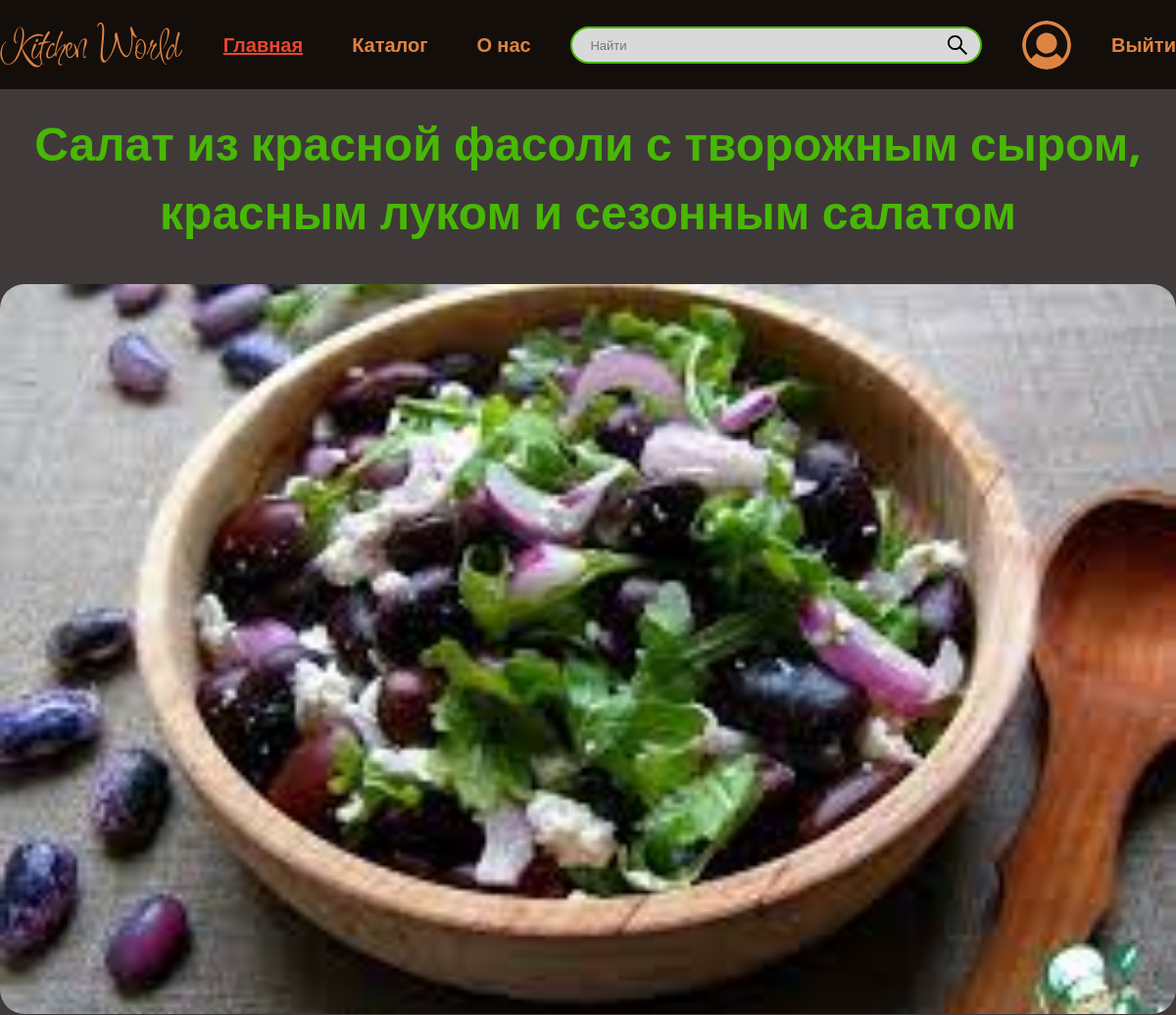
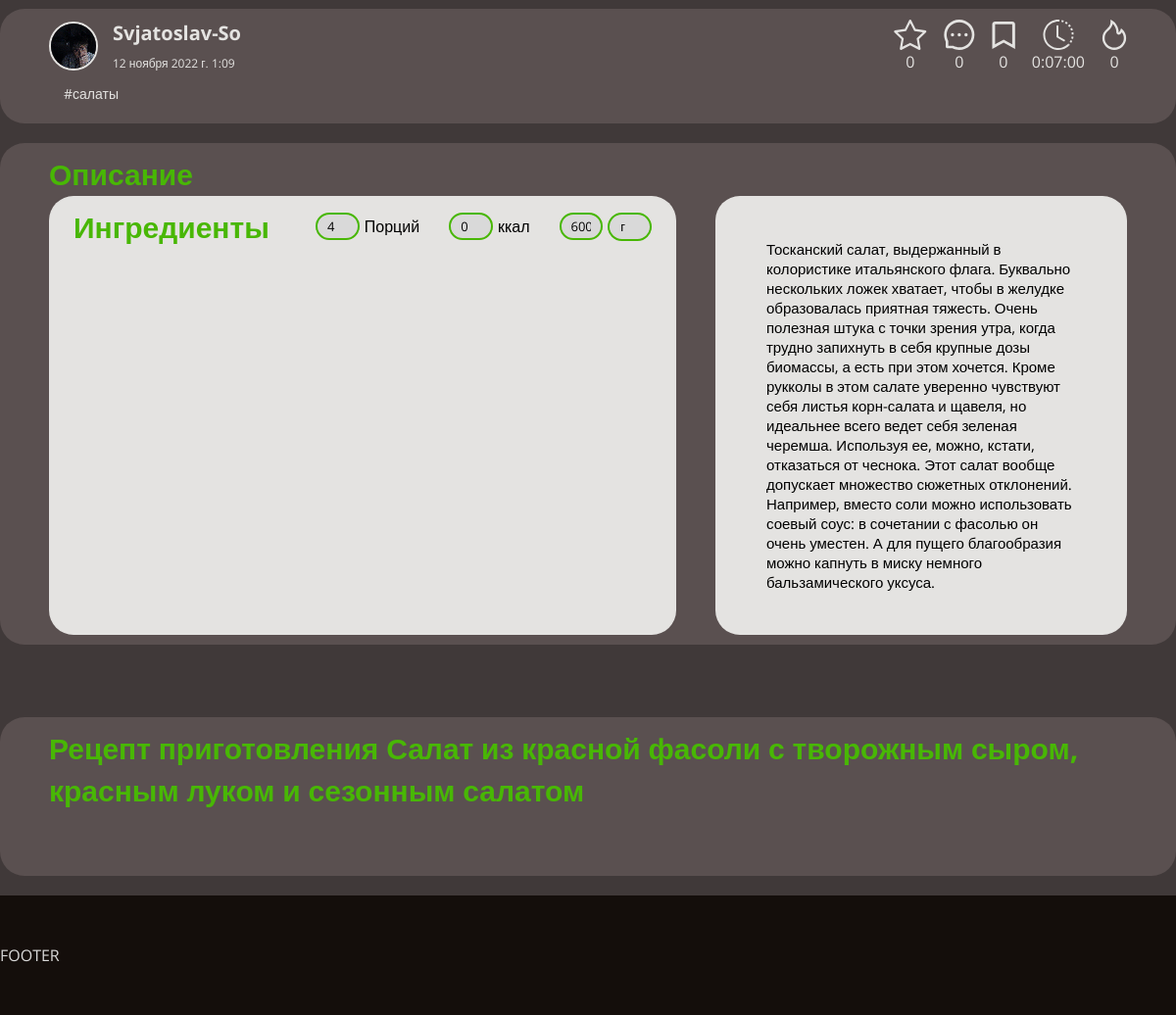
Screenshot of /recipe/salat-iz-krasnoj-fasoli-s-tvorozhnym-syrom-krasnym-lukom-i-sezonnym-salatom (signed in) with the database file from the repository (2 pictures, top to bottom).
### main/models.py (models this page shows, shortened)
class Recipe(models.Model):
    GRAM = 'G'
    DIMENSION_TYPES = (
        (GRAM, 'г'),
        ('ML', 'мл'),
    )
    title = models.CharField(max_length=255, verbose_name="Название")
    slug = models.SlugField(max_length=255, unique=True)
    description = models.TextField(verbose_name="Описание")
    cooking_time = models.DurationField(verbose_name="Время приготовления")
    calories = models.PositiveIntegerField(default=0, verbose_name="Калории")
    num_of_servings = models.PositiveSmallIntegerField(verbose_name="Кол-во порций")
    finished_product_weight = models.PositiveSmallIntegerField(verbose_name="Итоговый вес")
    dimension = models.CharField(max_length=5, choices=DIMENSION_TYPES, verbose_name="Размерность", default=GRAM)
    status = models.BooleanField(default=False, verbose_name="Опубликован")
    date_of_creation = models.DateTimeField(auto_now_add=True, verbose_name="Дата создания")
    edit_date = models.DateTimeField(auto_now=True, verbose_name="Дата редактирования")
    num_of_stars = models.PositiveIntegerField(default=0, verbose_name="Звезд")
    num_of_comments = models.PositiveIntegerField(default=0, verbose_name="Комментариев")
    num_of_bookmarks = models.PositiveIntegerField(default=0, verbose_name="Закладок")
    user = models.ForeignKey(User, on_delete=models.CASCADE, verbose_name="Автор")
    categories = models.ManyToManyField('Category', verbose_name="Категория")
    class Meta:
        verbose_name = 'рецепт'
        verbose_name_plural = 'рецепты'
        ordering = ['id']

class RecipePhoto(models.Model):
    photo = models.ImageField(upload_to="photos/recipe/%Y/%m/%d/", verbose_name="Фото")
    index = models.PositiveSmallIntegerField(verbose_name="Номер")
    recipe = models.ForeignKey(Recipe, on_delete=models.CASCADE, verbose_name="Рецепт")
    class Meta:
        verbose_name = 'Фото рецепта'
        verbose_name_plural = 'Фото рецепта'
        ordering = ['recipe']

class Author(models.Model):
    user = models.OneToOneField(User, on_delete=models.CASCADE)
    fathers_name = models.CharField(max_length=500, blank=True, null=True, verbose_name="Отчество")
    phone = models.CharField(max_length=20, blank=True, null=True, verbose_name="Телефон")
    description = models.TextField(blank=True, null=True, verbose_name="О себе")
    photo = models.ImageField(upload_to="photos/users/%Y/%m/%d/", blank=True, null=True, verbose_name="Фото")
    slug = models.SlugField(max_length=255, unique=True)
    liked_recipes = models.ManyToManyField('Recipe', through=LikedRecipe, related_name='liked',
                                           verbose_name="Понравившиеся рецепты")
    my_exceptions = models.ManyToManyField('Product', blank=True, verbose_name="Исключения")
    liked_authors = models.ManyToManyField('self', blank=True, verbose_name="Любимые авторы")
    class Meta:
        verbose_name = 'Автор'
        verbose_name_plural = 'Авторы'
        ordering = ['user']

class Category(models.Model):
    name = models.CharField(max_length=255, unique=True, verbose_name="Название")
    description = models.TextField(verbose_name="Описание")
    photo = models.ImageField(upload_to="photos/category/%Y/%m/%d/", verbose_name="Фото")
    parent_category = models.ForeignKey('Category', on_delete=models.CASCADE, blank=True, null=True,
                                        verbose_name="Родительская категория")
    slug = models.SlugField(max_length=255, unique=True)
    class Meta:
        verbose_name = 'категория'
        verbose_name_plural = 'категории'
        ordering = ['name']

### main/views.py (the view)
# urls.py: path('recipe/<slug:recipe_slug>', views.recipe, name="recipe")
def recipe(request, recipe_slug):
    recp = get_object_or_404(Recipe, slug=recipe_slug)
    context = {
        'recipe': recp,
    }
    return render(request, 'main/recipe.html', context=context)

### main/templates/main/recipe.html (shortened to what this page needs)
{% extends "main/base_generic.html" %}
{% load static %}
{% block main_content %}
    <section class="section recipe-name" id="recipe-name">
        <div class="container">
            <h1 class="recipe-name__title">{{recipe.title}}</h1>
        </div>
    </section>
    <section class="section recipe-images" id="recipe-images">
        <div class="container">
            <div class="recipe-images__swiper">
                <div class="swiper-wrapper">
                    {% for p in recipe.recipephoto_set.all %}
                        <div class="swiper-slide"><img src="{{ p.photo.url }}" alt="photo-of-recipe"></div>
                    {% endfor %}
                </div>
            </div>
        </div>
    </section>
    <section class="section recipe-info" id="recipe-info">
        <div class="container">
            <div class="recipe-color-wrapper">
                <div class="recipe-info-inner">
                    <a href="#" class="card__recipe-autor ">
                        <img src="{{ recipe.user.author.photo.url }}" alt="Autor" class="card__recipe-autor-avatar">
                        <div class="card__recipe-inner">
                            <h3 class="card__recipe-autor-name card__recipe-autor-name_light">{{ recipe.user.username|title }}</h3>
                            <span class="card__recipe-time card__recipe-time_light">{{ recipe.date_of_creation }}</span>
                        </div>
                    </a>
                    <div class="card__info recipe-info__info">
                        <div class="card__interaction-wrapper">
                            <div class="card__interaction">
                                <button type="button" class="card__stars card__stars_light"></button>
                                {{ recipe.num_of_stars }}
                            </div>
                            <div class="card__interaction">
                                <button type="button" class="card__comments card__comments_light"></button>
                                {{ recipe.num_of_comments }}
                            </div>
                            <div class="card__interaction">
                                <button type="button" class="card__bookmarks card__bookmarks_light"></button>
                                {{ recipe.num_of_bookmarks }}
                            </div>
                        </div>
                        <div class="card__statistics-wrapper">
                            <div class="card__statistic">
                                <button type="button" class="card__time card__time_light"></button>
                                {{ recipe.cooking_time }}
                            </div>
                            <div class="card__statistic">
                                <button type="button" class="card__calories card__calories_light"></button>
                                {{ recipe.calories }}
                            </div>
                        </div>
                    </div>
                </div>
                <div class="card__categories-wrapper">
                    {% for c in recipe.categories.all %}
                    <a href="#" class="category category_light">#{{ c.name|lower }}</a>
                    {% endfor %}
                </div>
            </div>
        </div>
    </section>
    <section class="section recipe-desc" id="recipe-desc">
        <div class="container">
            <div class="recipe-color-wrapper">
                <h2 class="section-title section-title_left">Описание</h2>
                <div class="recipe-desc-inner">
                    <form action="#" class="ingredients">
                        <div class="wrapper-flat">
                            <h2 class="section-title section-title_left">Ингредиенты</h2>
                            <div class="total-wrapper">
                                <input size="3" type="text" value="{{recipe.num_of_servings}}" name="c" class="input small-input"
                                    id="servings">
                                <label for="servings">Порций</label>
                                <input size="3" type="text" value="{{recipe.calories}}" name="kcal" class="input small-input" id="kcal">
                                <label for="kcal">ккал</label>
                                <input size="3" type="text" value="{{recipe.finished_product_weight}}" name="total-weight" class="input small-input"
                                    id="total-weight">
                                <select name="total-weight-units" id="total-weight-units"
                                    class="input small-input small-select">
                                    <option value="{{ recipe.dimension }}" selected >{{ recipe.get_dimension_display }}</option>
                                </select>
                            </div>
                        </div>
                    </form>
                    <p class="paragraph recipe-desc__desc">
                        {{ recipe.description }}
                    </p>
                </div>
            </div>
        </div>
    </section>
    <section class="section recipe-steps" id="recipe-steps">
        <div class="container">
            <div class="recipe-color-wrapper">
                <h2 class="section-title section-title_left">
                    Рецепт приготовления {{ recipe.title }}
                </h2>
                <div class="recipe-steps-wrapper">
                </div>
            </div>
        </div>
    </section>
{% endblock %}

### rows the page displays
Recipe: title "Салат из красной фасоли с творожным сыром, красным луком и сезонным салатом", user.author.photo (picture), user.username "Svjatoslav-So", date_of_creation "12 ноября 2022 г. 1:09", num_of_stars "0", num_of_comments "0", num_of_bookmarks "0", cooking_time "0:07:00", calories "0", c "4", kcal "0", total-weight "600", total-weight-units "г", description "Тосканский салат, выдержанный в колористике итальянского флага. Буквально нескольких ложек хватает, чтобы в желудке образовалась приятная тяжесть. Очень полезная штука с точки зрения утра, когда трудно запихнуть в себя крупные дозы биомассы, а есть при этом хочется. Кроме рукколы в этом салате уверенно чувствуют себя листья корн-салата и щавеля, но идеальнее всего ведет себя зеленая черемша. Используя ее, можно, кстати, отказаться от чеснока. Этот салат вообще допускает множество сюжетных отклонений. Например, вместо соли можно использовать соевый соус: в сочетании с фасолью он очень уместен. А для пущего благообразия можно капнуть в миску немного бальзамического уксуса."
RecipePhoto: photo (picture)
Category: name "салаты"
